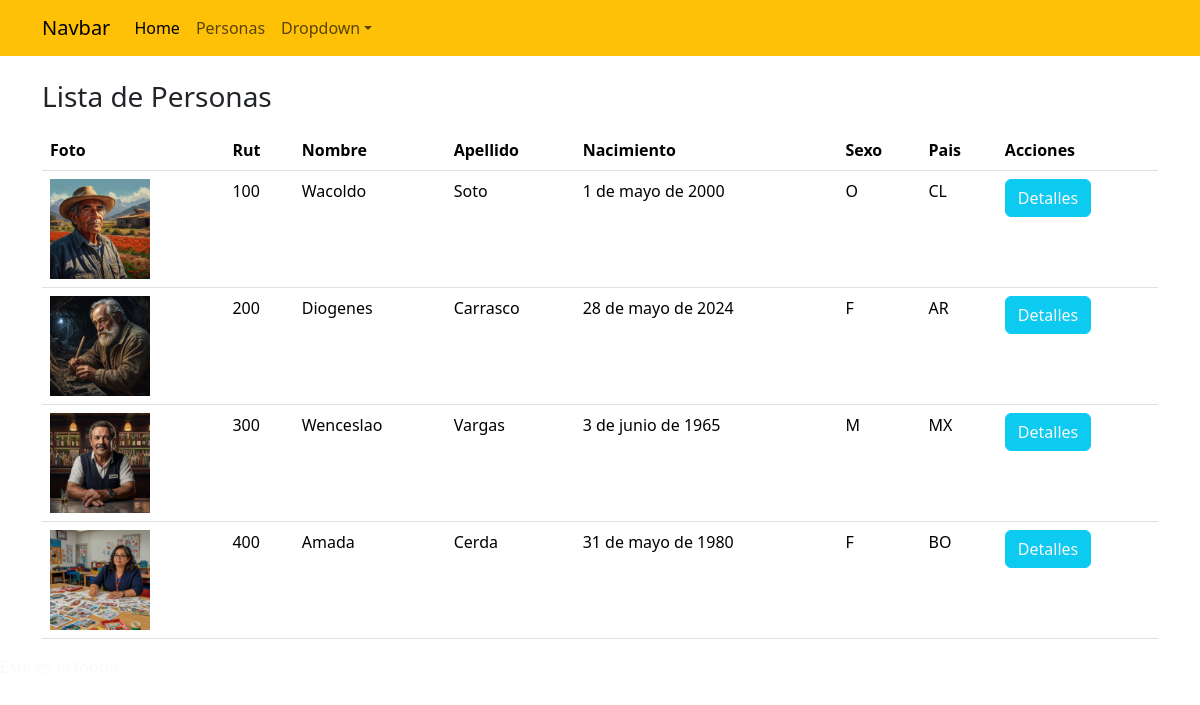
The page /personas/ on the database its author committed.
### app_orm/models.py (models this page shows, shortened)
class Persona(models.Model):
    rut=models.CharField(max_length=10, primary_key=True, null=False)
    nombre=models.CharField(max_length=50, null=False)
    apellido=models.CharField(max_length=50, null=False)
    foto=models.ImageField("Imagen",upload_to='personas',null=True)
    f_nacto=models.DateField("Fecha de Nacimiento")
    sexo=models.CharField(max_length=1, default='O', choices=TIPO_SEXO)
    pais=models.CharField(max_length=20, choices=LISTA_PAISES, default='CL')

### app_orm/views.py (the view)
# urls.py: path('personas/',personas,name='personas'),
def personas(request):
    personas=Persona.objects.all()
    datos={
        "personas":personas
    }
    return render(request,'app_orm/personas.html',datos)

### app_orm/templates/app_orm/personas.html
{% extends "app_orm/base.html" %}
{% load static %}
{% block contenido %}
<div class="container mt-4">
    <h3>Lista de Personas</h3>
    <div class="mt-3">
        <table class="table table-hover">
            <thead>
                <tr>
                    <th>Foto</th>
                    <th>Rut</th>
                    <th>Nombre</th>
                    <th>Apellido</th>
                    <th>Nacimiento</th>
                    <th>Sexo</th>
                    <th>Pais</th>
                    <th>Acciones</th>
                </tr>
            </thead>
            <tbody>
                {% for p in personas %}
                <tr>
                    <td><img src="{{p.foto.url}}" alt="foto" height="100"></td>
                    <td>{{p.rut}}</td>
                    <td>{{p.nombre}}</td>
                    <td>{{p.apellido}}</td>
                    <td>{{p.f_nacto}}</td>
                    <td>{{p.sexo}}</td>
                    <td>{{p.pais}}</td>
                    <td><a href="{% url "detallepersona" p.rut %}" role="button" class="btn btn-info text-light">Detalles</a></td>
                </tr>
                {% endfor %}
            </tbody>
        </table>
    </div>
</div>
{% endblock contenido %}

### app_orm/templates/app_orm/base.html (shortened to what this page needs)
{% load static %}
<!DOCTYPE html>
<html lang="es">
<head>
    <link href="https://cdn.jsdelivr.net/npm/bootstrap@5.3.3/dist/css/bootstrap.min.css" rel="stylesheet">
</head>
<body>
    <nav class="navbar navbar-expand-sm navbar-light bg-warning">
        <div class="container">
            <a class="navbar-brand" href="#">Navbar</a>
            <div class="collapse navbar-collapse" id="collapsibleNavId">
                <ul class="navbar-nav me-auto mt-2 mt-lg-0">
                    <li class="nav-item">
                        <a class="nav-link active" href="#" aria-current="page">Home
                            <span class="visually-hidden">(current)</span></a>
                    </li>
                    <li class="nav-item">
                        <a class="nav-link" href="{% url "personas" %}">Personas</a>
                    </li>
                    <li class="nav-item dropdown">
                        <a class="nav-link dropdown-toggle" href="#" id="dropdownId" data-bs-toggle="dropdown"
                            aria-haspopup="true" aria-expanded="false">Dropdown</a>
                    </li>
                </ul>
            </div>
        </div>
    </nav>
    {% block contenido %}
    {% endblock contenido %}
    <footer>
        <div class="bg-gray text-light">
            <p>Este es el footer</p>
        </div>
    </footer>
</body>
</html>

### rows shown on the page
Persona: foto (picture), rut "100", nombre "Wacoldo", apellido "Soto", f_nacto "1 de mayo de 2000", sexo "O", pais "CL"
Persona: foto (picture), rut "200", nombre "Diogenes", apellido "Carrasco", f_nacto "28 de mayo de 2024", sexo "F", pais "AR"
Persona: foto (picture), rut "300", nombre "Wenceslao", apellido "Vargas", f_nacto "3 de junio de 1965", sexo "M", pais "MX"
Persona: foto (picture), rut "400", nombre "Amada", apellido "Cerda", f_nacto "31 de mayo de 1980", sexo "F", pais "BO"
